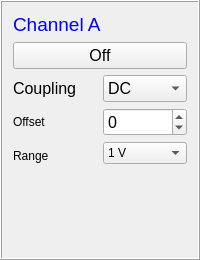
          <widget class="QFrame" name="frame_9">
           <property name="minimumSize">
            <size>
             <width>190</width>
             <height>260</height>
            </size>
           </property>
           <property name="frameShape">
            <enum>QFrame::Box</enum>
           </property>
           <property name="frameShadow">
            <enum>QFrame::Raised</enum>
           </property>
           <layout class="QGridLayout" name="gridLayout_5">
            <item row="2" column="0">
             <layout class="QHBoxLayout" name="horizontalLayout">
              <property name="sizeConstraint">
               <enum>QLayout::SetMinimumSize</enum>
              </property>
              <property name="leftMargin">
               <number>0</number>
              </property>
              <item>
               <layout class="QVBoxLayout" name="verticalLayout_4">
                <item>
                 <widget class="QLabel" name="label_17">
                  <property name="minimumSize">
                   <size>
                    <width>65</width>
                    <height>20</height>
                   </size>
                  </property>
                  <property name="font">
                   <font>
                    <pointsize>12</pointsize>
                    <weight>50</weight>
                    <bold>false</bold>
                   </font>
                  </property>
                  <property name="toolTip">
                   <string>Time between two divisons</string>
                  </property>
                  <property name="text">
                   <string>&lt;html&gt;&lt;head/&gt;&lt;body&gt;&lt;p&gt;Coupling&lt;/p&gt;&lt;/body&gt;&lt;/html&gt;</string>
                  </property>
                 </widget>
                </item>
                <item>
                 <widget class="QLabel" name="label_18">
                  <property name="minimumSize">
                   <size>
                    <width>65</width>
                    <height>20</height>
                   </size>
                  </property>
                  <property name="toolTip">
                   <string>Time between two divisons</string>
                  </property>
                  <property name="text">
                   <string>&lt;html&gt;&lt;head/&gt;&lt;body&gt;&lt;p&gt;Offset&lt;/p&gt;&lt;/body&gt;&lt;/html&gt;</string>
                  </property>
                 </widget>
                </item>
                <item>
                 <widget class="QLabel" name="label_14">
                  <property name="text">
                   <string>Range</string>
                  </property>
                 </widget>
                </item>
               </layout>
              </item>
              <item>
               <layout class="QVBoxLayout" name="verticalLayout_11">
                <item>
                 <widget class="QComboBox" name="ChannelACouplingComboBox">
                  <property name="minimumSize">
                   <size>
                    <width>45</width>
                    <height>25</height>
                   </size>
                  </property>
                  <property name="font">
                   <font>
                    <pointsize>12</pointsize>
                    <weight>50</weight>
                    <bold>false</bold>
                   </font>
                  </property>
                  <item>
                   <property name="text">
                    <string>DC</string>
                   </property>
                  </item>
                  <item>
                   <property name="text">
                    <string>AC</string>
                   </property>
                  </item>
                 </widget>
                </item>
                <item>
                 <widget class="QSpinBox" name="ChannelAOffsetSpinBox">
                  <property name="minimumSize">
                   <size>
                    <width>45</width>
                    <height>0</height>
                   </size>
                  </property>
                  <property name="font">
                   <font>
                    <pointsize>12</pointsize>
                    <weight>50</weight>
                    <bold>false</bold>
                   </font>
                  </property>
                  <property name="toolTip">
                   <string>Time between two divisons</string>
                  </property>
                  <property name="minimum">
                   <number>-20000</number>
                  </property>
                  <property name="maximum">
                   <number>20000</number>
                  </property>
                  <property name="singleStep">
                   <number>100</number>
                  </property>
                 </widget>
                </item>
                <item>
                 <widget class="QComboBox" name="ChARangeBox">
                  <property name="editable">
                   <bool>false</bool>
                  </property>
                  <property name="currentText">
                   <string>1 V</string>
                  </property>
                  <property name="currentIndex">
                   <number>6</number>
                  </property>
                  <item>
                   <property name="text">
                    <string>10 mV</string>
                   </property>
                  </item>
                  <item>
                   <property name="text">
                    <string>20 mV</string>
                   </property>
                  </item>
                  <item>
                   <property name="text">
                    <string>50 mV</string>
                   </property>
                  </item>
                  <item>
                   <property name="text">
                    <string>100 mV</string>
                   </property>
                  </item>
                  <item>
                   <property name="text">
                    <string>200 mV</string>
                   </property>
                  </item>
                  <item>
                   <property name="text">
                    <string>500 mV</string>
                   </property>
                  </item>
                  <item>
                   <property name="text">
                    <string>1 V</string>
                   </property>
                  </item>
                  <item>
                   <property name="text">
                    <string>2 V</string>
                   </property>
                  </item>
                  <item>
                   <property name="text">
                    <string>5 V</string>
                   </property>
                  </item>
                  <item>
                   <property name="text">
                    <string>10 V</string>
                   </property>
                  </item>
                  <item>
                   <property name="text">
                    <string>20 V</string>
                   </property>
                  </item>
                  <item>
                   <property name="text">
                    <string>50 V</string>
                   </property>
                  </item>
                 </widget>
                </item>
                <item>
                 <widget class="QFrame" name="frame_4">
                  <property name="frameShape">
                   <enum>QFrame::StyledPanel</enum>
                  </property>
                  <property name="frameShadow">
                   <enum>QFrame::Raised</enum>
                  </property>
                 </widget>
                </item>
               </layout>
              </item>
             </layout>
            </item>
            <item row="3" column="0">
             <spacer name="verticalSpacer">
              <property name="orientation">
               <enum>Qt::Vertical</enum>
              </property>
              <property name="sizeHint" stdset="0">
               <size>
                <width>20</width>
                <height>40</height>
               </size>
              </property>
             </spacer>
            </item>
            <item row="1" column="0">
             <widget class="QPushButton" name="ChannelAButton">
              <property name="font">
               <font>
                <pointsize>12</pointsize>
                <weight>50</weight>
                <bold>false</bold>
               </font>
              </property>
              <property name="text">
               <string>Off</string>
              </property>
             </widget>
            </item>
            <item row="0" column="0">
             <widget class="QLabel" name="label_13">
              <property name="font">
               <font>
                <pointsize>12</pointsize>
                <weight>50</weight>
                <bold>false</bold>
               </font>
              </property>
              <property name="text">
               <string>&lt;html&gt;&lt;head/&gt;&lt;body&gt;&lt;p&gt;&lt;span style=&quot; font-size:14pt; color:#0000ff;&quot;&gt;Channel A&lt;/span&gt;&lt;/p&gt;&lt;/body&gt;&lt;/html&gt;</string>
              </property>
             </widget>
            </item>
           </layout>
          </widget>
